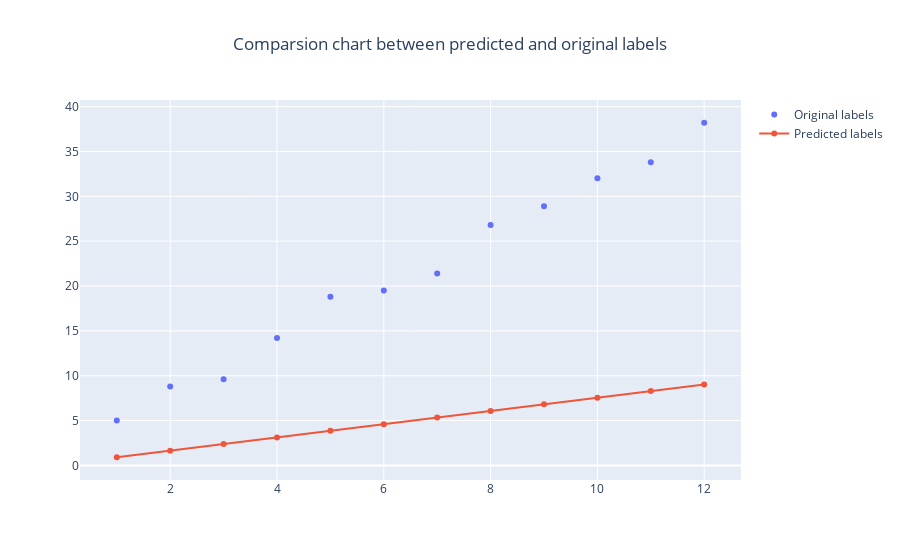

The cell this chart's notebook holds for it:
### Code cell
model_label_output = get_new_labels(trained_weight, trained_bias, my_feature)

plot_original_and_predicted_label(my_feature, my_label, model_label_output)

### Figure 1 — Plotly figure (JSON) as saved in the notebook; plotly's stock layout.template omitted (floating-point values rounded to 4 significant figures)
{"data": [{"mode": "markers", "name": "Original labels", "type": "scatter", "x": [1, 2, 3, 4, 5, 6, 7, 8, 9, 10, 11, 12], "y": [5, 8.8, 9.6, 14.2, 18.8, 19.5, 21.4, 26.8, 28.9, 32, 33.8, 38.2]}, {"mode": "lines+markers", "name": "Predicted labels", "type": "scatter", "x": [1, 2, 3, 4, 5, 6, 7, 8, 9, 10, 11, 12], "y": [0.9085, 1.646, 2.383, 3.121, 3.858, 4.595, 5.333, 6.07, 6.808, 7.545, 8.282, 9.02]}], "layout": {"title": {"text": "Comparsion chart between predicted and original labels", "x": 0.5}}}
